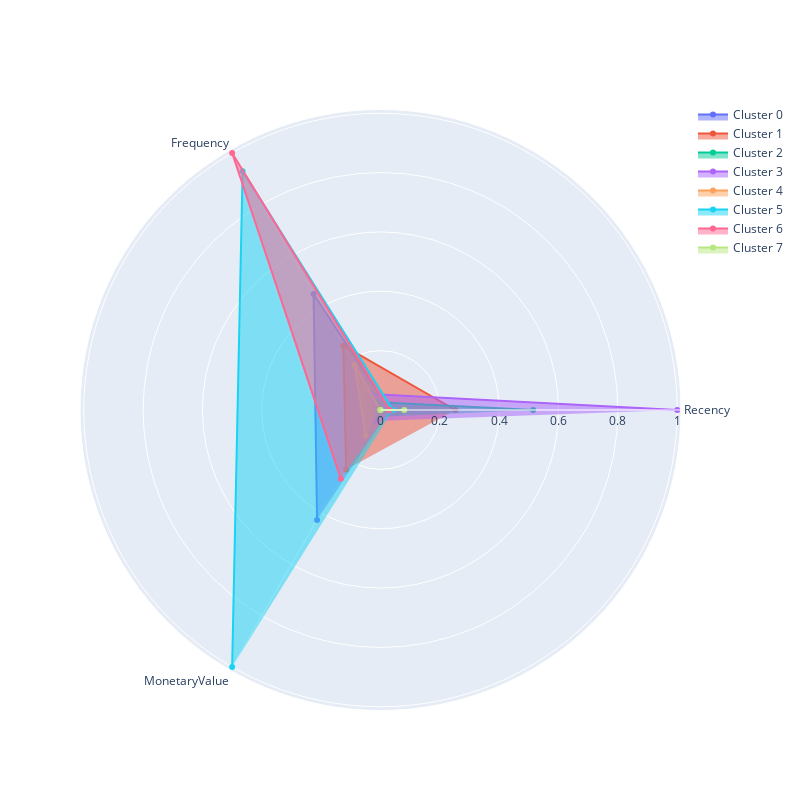

Notebook source saved alongside this figure:
### Markdown cell above
#### 4.3.1. Профиль кластеров.

### Code cell
# Профиль кластеров KMeans
grouped_tsne_kmeans = rfm_table.groupby('KMeans_tsne')[['Recency', 'Frequency', 'MonetaryValue']].mean()
plot_cluster_profile(grouped_tsne_kmeans, 8)

### Figure 1 — Plotly figure (JSON) as saved in the notebook; plotly's stock layout.template omitted (floating-point values rounded to 4 significant figures)
{"data": [{"fill": "toself", "name": "Cluster 0", "r": [0.03064, 0.4511, 0.4276], "theta": ["Recency", "Frequency", "MonetaryValue"], "type": "scatterpolar"}, {"fill": "toself", "name": "Cluster 1", "r": [0.2525, 0.2503, 0.2315], "theta": ["Recency", "Frequency", "MonetaryValue"], "type": "scatterpolar"}, {"fill": "toself", "name": "Cluster 2", "r": [0.5146, 0.03138, 0.02684], "theta": ["Recency", "Frequency", "MonetaryValue"], "type": "scatterpolar"}, {"fill": "toself", "name": "Cluster 3", "r": [1.0, 0.06249, 0.04244], "theta": ["Recency", "Frequency", "MonetaryValue"], "type": "scatterpolar"}, {"fill": "toself", "name": "Cluster 4", "r": [0, 0.1738, 0.1003], "theta": ["Recency", "Frequency", "MonetaryValue"], "type": "scatterpolar"}, {"fill": "toself", "name": "Cluster 5", "r": [0.04144, 0.9294, 1.0], "theta": ["Recency", "Frequency", "MonetaryValue"], "type": "scatterpolar"}, {"fill": "toself", "name": "Cluster 6", "r": [0.03113, 1.0, 0.2673], "theta": ["Recency", "Frequency", "MonetaryValue"], "type": "scatterpolar"}, {"fill": "toself", "name": "Cluster 7", "r": [0.08002, 0, 0], "theta": ["Recency", "Frequency", "MonetaryValue"], "type": "scatterpolar"}], "layout": {"autosize": false, "height": 800, "showlegend": true, "width": 800}}
